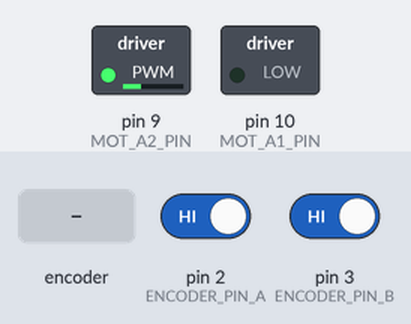
Recording of a sketch running on a simulated Arduino Uno, built with avr-gcc and run on an emulated ATmega328P. Shown: switched loads named in the sketch (green lamp = pin HIGH). The test bench sets the inputs (shaded band); at power-on: pin 2 (ENCODER_PIN_A) HIGH, pin 3 (ENCODER_PIN_B) HIGH. What the sketch prints to the serial monitor is not drawn.

Above: at 1.2 s.
1.3 s: rotary encoder on pin 2 (ENCODER_PIN_A) / pin 3 (ENCODER_PIN_B) turned 1 step (first pin leading)
4.5 s: rotary encoder on pin 2 (ENCODER_PIN_A) / pin 3 (ENCODER_PIN_B) turned 3 steps (first pin leading)
Timing chart, 0 to 7.5 s (numbered marks = the images above; inputs shaded):
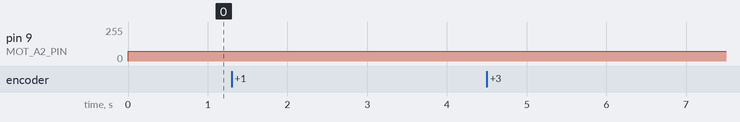

Measured:
- after the input at 1.3 s, every drawn part: stays the same
- after the input at 4.5 s, every drawn part: stays the same

The sketch:

encoder_control_copy.ino
```cpp
// Define the control inputs
#define MOT_A1_PIN 10
#define MOT_A2_PIN 9
#define ENCODER_PIN_A 2   // Channel A (encoder)
#define ENCODER_PIN_B 3   // Channel B (encoder)

#define PPR 7           // Pulses per revolution from the encoder
#define gearRatio 50       // Example gear ratio (change as needed)
#define CPR (4 * PPR * gearRatio)  // Calculated Counts Per Revolution

volatile int16_t encoderPosition = 0;  // Position of the encoder (in counts)
volatile uint8_t lastEncoded = 0;      // Last encoded value to detect direction

// Variables for target angle and counts
// For some reason I need to set the value to negative to get positve target counts
// Setting Target Angle to 180 will compute a negative target counts
int16_t targetAngle = -270;              // Target angle (set by Serial input)
int16_t targetCounts = 0;             // Target counts (calculated from target angle)
bool printTargetOnce = true;
void setup(void)
{


  // Set encoder pins as input
  pinMode(ENCODER_PIN_A, INPUT);
  pinMode(ENCODER_PIN_B, INPUT);

  // Enable internal pull-up resistors (optional, depending on your encoder)
  digitalWrite(ENCODER_PIN_A, HIGH);
  digitalWrite(ENCODER_PIN_B, HIGH);

  // Set all the motor control inputs to OUTPUT
  pinMode(MOT_A1_PIN, OUTPUT);
  pinMode(MOT_A2_PIN, OUTPUT);

  // Turn off motors - Initial state
  digitalWrite(MOT_A1_PIN, LOW);
  digitalWrite(MOT_A2_PIN, LOW);

  // Attach interrupts to handle changes on channel A and B
  attachInterrupt(digitalPinToInterrupt(ENCODER_PIN_A), updateEncoder, CHANGE);
  attachInterrupt(digitalPinToInterrupt(ENCODER_PIN_B), updateEncoder, CHANGE);

  // Initialize the serial UART at 9600 baud
  Serial.begin(9600);

}

void loop(void)
{
  targetCounts = (CPR * targetAngle) / 360;
  if (printTargetOnce)
  {
    Serial.print("Target Angle: ");
    Serial.print(targetAngle);
    Serial.print(" Target Counts: ");
    Serial.print(targetCounts);
    Serial.println();
    printTargetOnce = false;
  }

  // set_motor_pwm(255, MOT_A1_PIN, MOT_A2_PIN);
  int16_t buffer = 5;
  int pwm_command = 75;
  if (encoderPosition < targetCounts + buffer)
  {
    Serial.println("Less than");
    set_motor_pwm(pwm_command, MOT_A1_PIN, MOT_A2_PIN);
  }
  else if (encoderPosition >= targetCounts - buffer)
  {
    Serial.println("Greater than");
    set_motor_pwm(-pwm_command, MOT_A1_PIN, MOT_A2_PIN);
  }
  // Don't do anything
  else
  {
    Serial.println("Not doing anything");
    set_motor_pwm(0, MOT_A1_PIN, MOT_A2_PIN);
  }

  Serial.print("Encoder Position (counts): ");
  Serial.print(encoderPosition);
  Serial.print("\tTarget Counts: ");
  Serial.println(targetCounts);

}

void set_motor_pwm(int pwm, int IN1_PIN, int IN2_PIN)
{
  if (pwm < 0) {  // reverse speeds
    analogWrite(IN1_PIN, -pwm);  // IN1 set to reverse speed
    analogWrite(IN2_PIN, 0);     // IN2 set to LOW
  } else if (pwm > 0) {  // forward speeds
    analogWrite(IN1_PIN, 0);     // IN1 set to LOW
    analogWrite(IN2_PIN, pwm);   // IN2 set to forward speed
  } else {  // stop
    Serial.println("Doing nothing");
    analogWrite(IN1_PIN, 0);     // Stop motor
    analogWrite(IN2_PIN, 0);
  }
}

void updateEncoder()
{
  bool MSB = digitalRead(ENCODER_PIN_A); // Most Significant Bit (Channel A)
  bool LSB = digitalRead(ENCODER_PIN_B); // Least Significant Bit (Channel B)

  uint8_t encoded = (MSB << 1) | LSB;     // Combine both channels to get a 2-bit value
  uint8_t sum = (lastEncoded << 2) | encoded;  // Form a 4-bit combination of the last and current state

  // Use a lookup table or logic to update position

  if (sum == 0b1101 || sum == 0b0100 || sum == 0b0010 || sum == 0b1011) encoderPosition++;
  if (sum == 0b1110 || sum == 0b0111 || sum == 0b0001 || sum == 0b1000) encoderPosition--;

  // if (sum == 0b1101 || sum == 0b0100 || sum == 0b0010 || sum == 0b1011) encoderPosition--;

  // if (sum == 0b1110 || sum == 0b0111 || sum == 0b0001 || sum == 0b1000) encoderPosition++;

  lastEncoded = encoded;  // Save current state for the next interrupt

}
```
